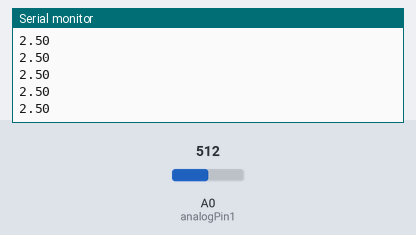
This sketch was run on a simulated Arduino Uno, built with avr-gcc and run on an emulated ATmega328P. On the bench: the last lines printed to the serial monitor. The inputs (shaded band) are chosen by the test bench; at power-on: A0 (analogPin1) = 512.

Above: at 1.2 s.
1.3 s: A0 (analogPin1) set to 716
At 1.56 s:
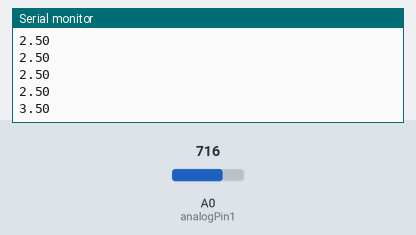
2.8 s: A0 (analogPin1) set to 900
At 2.97 s:
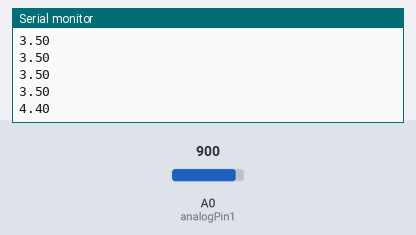
Timing chart, 0 to 5.8 s (numbered marks = the images above; inputs shaded):
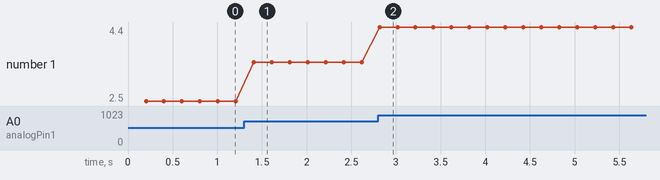

Measured:
- after the input at 1.3 s, the serial monitor: prints a new line after 0.11 s (image 1)
- after the input at 2.8 s, the serial monitor: prints a new line at once (image 2)
- plotted number 1: 2.5 → 3.5 after the input at 1.3 s, 3.5 → 4.4 after the input at 2.8 s

The sketch:

Plot_Arduino.ino
```cpp
const int analogPin1 = A0; //Define el Pin A0
int sensorValue = 0;
float voltageValue = 0;
unsigned long lastTime = 0, sampleTime = 200; //Variables de Tempo

void setup(){

  Serial.begin(9600); // Inicializamos puerto Serie

  }

void loop(){

  if (millis()-lastTime > sampleTime){ // Estableser Tiempo de Muestreo
    lastTime = millis();

    sensorValue = analogRead(analogPin1); // leemos el pin analogico

    voltageValue = scaling(sensorValue, 0, 1023, 0, 5); // Escalamos la lectura a Voltios

    Serial.println(voltageValue); // Imprime el resultado

    }
  }

// Funcion para convertir el valor del pot a voltios

float scaling(float x, float in_min, float in_max, float out_min, float out_max){

  return (x - in_min) * (out_max - out_min) / (in_max - in_min) + out_min;

  }
```
